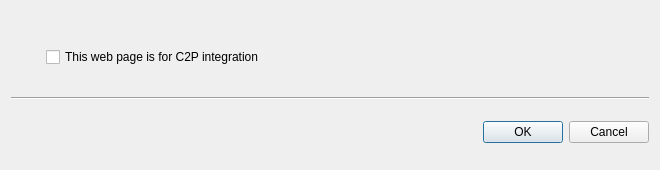
<?xml version="1.0" encoding="UTF-8"?>
<ui version="4.0">
 <class>WebpageDialog</class>
 <widget class="QDialog" name="WebpageDialog">
  <property name="geometry">
   <rect>
    <x>0</x>
    <y>0</y>
    <width>660</width>
    <height>170</height>
   </rect>
  </property>
  <property name="sizePolicy">
   <sizepolicy hsizetype="Preferred" vsizetype="Preferred">
    <horstretch>0</horstretch>
    <verstretch>0</verstretch>
   </sizepolicy>
  </property>
  <layout class="QVBoxLayout" name="verticalLayout_2">
   <item>
    <widget class="QWidget" name="widget" native="true">
     <property name="sizePolicy">
      <sizepolicy hsizetype="Preferred" vsizetype="Fixed">
       <horstretch>0</horstretch>
       <verstretch>0</verstretch>
      </sizepolicy>
     </property>
     <layout class="QVBoxLayout" name="verticalLayout">
      <item>
       <widget class="nx::client::desktop::InputField" name="nameInputField" native="true"/>
      </item>
      <item>
       <widget class="nx::client::desktop::InputField" name="urlInputField" native="true"/>
      </item>
      <item>
       <widget class="QWidget" name="c2pWidget" native="true">
        <layout class="QHBoxLayout" name="horizontalLayout">
         <property name="leftMargin">
          <number>0</number>
         </property>
         <property name="topMargin">
          <number>0</number>
         </property>
         <property name="rightMargin">
          <number>0</number>
         </property>
         <property name="bottomMargin">
          <number>0</number>
         </property>
         <item>
          <widget class="QWidget" name="c2pCheckBoxSpacerWidget" native="true">
           <property name="sizePolicy">
            <sizepolicy hsizetype="Fixed" vsizetype="Preferred">
             <horstretch>0</horstretch>
             <verstretch>0</verstretch>
            </sizepolicy>
           </property>
           <property name="minimumSize">
            <size>
             <width>20</width>
             <height>0</height>
            </size>
           </property>
          </widget>
         </item>
         <item>
          <widget class="QCheckBox" name="c2pCheckBox">
           <property name="text">
            <string>This web page is for C2P integration</string>
           </property>
          </widget>
         </item>
        </layout>
       </widget>
      </item>
     </layout>
    </widget>
   </item>
   <item>
    <widget class="Line" name="line">
     <property name="orientation">
      <enum>Qt::Horizontal</enum>
     </property>
    </widget>
   </item>
   <item>
    <widget class="QDialogButtonBox" name="buttonBox">
     <property name="orientation">
      <enum>Qt::Horizontal</enum>
     </property>
     <property name="standardButtons">
      <set>QDialogButtonBox::Cancel|QDialogButtonBox::Ok</set>
     </property>
    </widget>
   </item>
  </layout>
 </widget>
 <customwidgets>
  <customwidget>
   <class>nx::client::desktop::InputField</class>
   <extends>QWidget</extends>
   <header location="global">nx/client/desktop/common/widgets/input_field.h</header>
   <container>1</container>
  </customwidget>
 </customwidgets>
 <tabstops>
  <tabstop>buttonBox</tabstop>
 </tabstops>
 <resources/>
 <connections/>
</ui>
